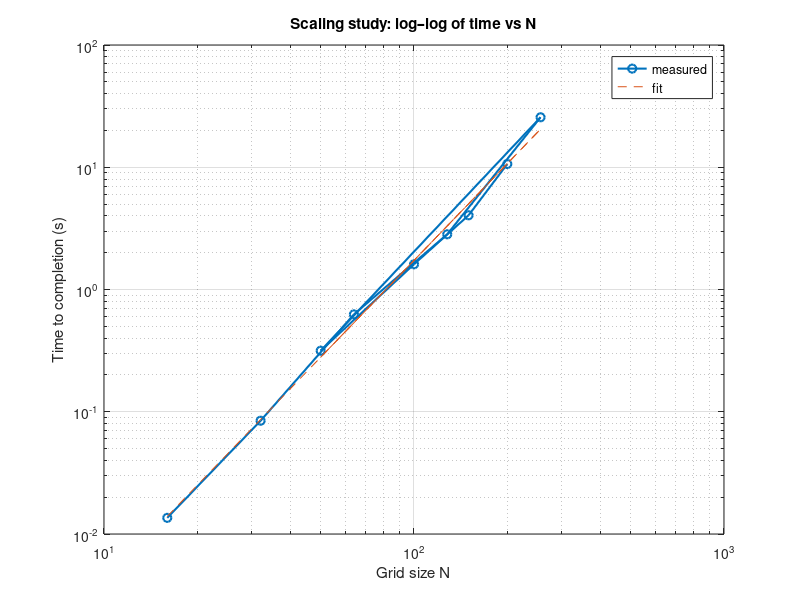

MATLAB code for this plot:
data = load('scaling_data.txt');
N = data(:,1);
T = data(:,2);

figure;
loglog(N, T, 'o-','LineWidth',1.5);
grid on;
xlabel('Grid size N');
ylabel('Time to completion (s)');
title('Scaling study: log–log of time vs N');

% Fit a power law T = C * N^alpha
p = polyfit(log(N), log(T), 1);
alpha = p(1);
C = exp(p(2));
hold on;
loglog(N, C * N.^alpha, '--');
legend('measured','fit','Location','best');

fprintf('Fitted scaling exponent α = %.3f\n', alpha);
